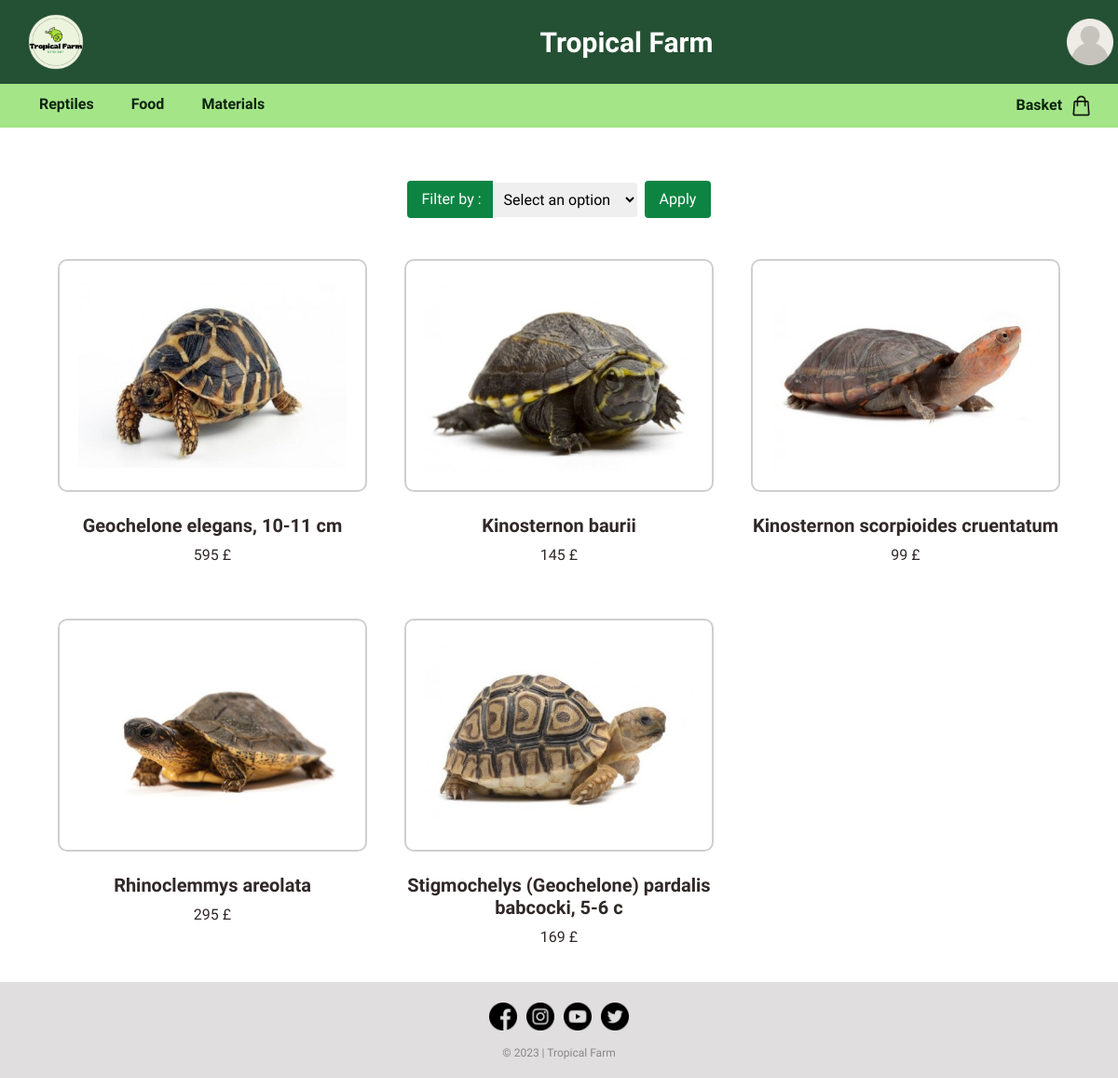
Page /turtles.php on the committed database.
### tables this page shows
CREATE TABLE IF NOT EXISTS `item` (
  `iditem` int NOT NULL AUTO_INCREMENT,
  `name` varchar(50) NOT NULL,
  `category` varchar(50) NOT NULL,
  `second_category` varchar(50) NOT NULL,
  `description` varchar(1000) NOT NULL,
  `photo` varchar(50) NOT NULL,
  `price` int NOT NULL,
  `stock` varchar(50) NOT NULL,
  `sell` varchar(50) DEFAULT NULL,
  `auction` varchar(50) DEFAULT NULL,
  `trade` varchar(50) DEFAULT NULL,
  PRIMARY KEY (`iditem`)
);

### turtles.php (the view, shortened to what this page needs)
<!DOCTYPE html>
<html>
<head>
<link href="https://cdn.jsdelivr.net/npm/bootstrap@5.3.0/dist/css/bootstrap.min.css" rel="stylesheet">
<link href="style.css" rel="stylesheet" type="text/css"/>
</head>
<body>
  <div class="headnav">
<?php
if(!isset($_SESSION["photo"])){
  $imageURL = "image/user.png";
}
else{
$imageURL = "image/" . $_SESSION["photo"];
}
?>
      <?php if(isset($_SESSION["role"])){ echo '<header style="background-color: ' . $_SESSION["background"] . ';">'; }
            else{echo '<header>';}?>
            <div class="logo">
              <img src="image\logo.png" alt="Logo">
            </div>
            <div class="titre"><a href="http://localhost:80/Tropical-Farm/index.php" class="titre">Tropical Farm</a></div>
            <div class="dropdown">
              <a href="http://localhost:80/Tropical-Farm/login.php" class="dropdown-btn"><img src="<?php echo $imageURL; ?>" width="50px" height="50px"></a>
            </div>
          </header>
    <nav>
      <ul class="categories">
        <li>
          <a href="#">Reptiles</a>
        </li>
        <li>
          <a href="#">Food</a>
        </li>
        <li>
          <a href="#">Materials</a>
        </li>
      </ul>
      <div class="panier">
        <a href="http://localhost:80/Tropical-Farm/basket.php"><b>Basket &nbsp</b><img src="image/shopping-bag.png"></a>
      </div>
    </nav>
    </div>
  <br><br><br><br><br><br>
<form class="formfiltre" method="GET">
  <label for="filter">&nbsp;Filter by :</label>
  <select name="filter" id="filter">
    <option class="optionfiltre" value="null">Select an option</option>
  </select>
  <input class="filtre" type="submit" value="Apply">
</form>
<br>
<div class="container">
<?php
$serveur = "localhost";
$utilisateur = "root";
$motDePasse = "";
$baseDeDonnees = "tropicalfarm";
$connexion = mysqli_connect($serveur, $utilisateur, $motDePasse, $baseDeDonnees);
$condition1 = "category = 'reptiles'";
$condition2 = "second_category = 'turtles'";
if (isset($_GET['filter'])) {
  $filter = $_GET['filter'];
if($filter == 'asc'){
  $query = "SELECT * FROM item WHERE $condition1 and $condition2 ORDER BY price ASC";
  $resultat = mysqli_query($connexion, $query);
}
elseif($filter == 'desc'){
  $query = "SELECT * FROM item WHERE $condition1 and $condition2 ORDER BY price DESC";
  $resultat = mysqli_query($connexion, $query);
}
elseif($filter == 'null'){
  $query = "SELECT * FROM item WHERE $condition1 and $condition2";
  $resultat = mysqli_query($connexion, $query);
}
}
else{
  $query = "SELECT * FROM item WHERE $condition1 and $condition2";
  $resultat = mysqli_query($connexion, $query);
}
while ($row = mysqli_fetch_assoc($resultat)) {
  $iditem = $row['iditem'];
  echo '<div class="item">';
  echo "<a href='http://localhost:80/Tropical-Farm/item.php?iditem=$iditem'><img src= image/". $row['photo'] ." alt='Image' /><br></a>";
  echo "<center><h5><b>" . $row['name'] . "</b></h5>";
  echo "<p>" .$row['price'] . "  £</p></center>";
  echo "</div>";
}
?>
</div>
<footer>
  <div class="footer-section">
    <a href="https://www.facebook.com/pages/category/supermarket/Tesco-Superstore-440818089460778/" target="_blank"><img src="image/facebook (1).png"></a>
    <a href="https://www.instagram.com/tescofood/?hl=fr" target="_blank"><img src="image/instagram (2).png"></a>
    <a href="https://www.youtube.com/tesco" target="_blank"><img src="image/youtube.png"></a>
    <a href="https://twitter (1).com/Tesco" target="_blank"><img src="image/twitter (1).png"></a>
</div>
  <div class="footer-bottom">
    <p>&copy; 2023 | Tropical Farm</p>
  </div>
</footer>
</body>
</html>

### style.css (style rules this page uses)
body { font-family: 'Didact Gothic', sans-serif; }
.headnav { position: fixed; top: 0; width: 100%; z-index: 9999; }
header { display: flex; align-items: center; justify-content: space-between; background-color: #245033; padding: 5px; }
.logo img { width: 80px; height: 80px; margin-left: 15px; margin-right: 100px; }
.titre { color: #ffffff; font-size: 30px; font-weight: bold; text-decoration: none; }
nav { background-color: #9de37eeb; padding: 5px; display: flex; align-items: center; }
nav .categories { list-style-type: none; display: flex; gap: 40px; margin-top: 5px; margin-bottom: 8px; margin-left: 5Px; }
nav .categories li a { color: #0d2410; text-decoration: none; font-size: 16px; font-weight: bold; }
nav .categories li { position: relative; }
nav .panier { position: absolute; right: 2%; }
nav .panier img { width: 25px; height: 25px; }
nav .panier a { color: #0d2410; text-decoration: none; font-weight: bold; margin-right: 3px; }
.container { display: grid; grid-template-columns: repeat(3,1fr); justify-content: space-between; }
footer { background-color: #e0dede; padding: 2px; }
.footer-section { margin-top: 15px; margin-bottom: 10px; display: flex; justify-content: center; align-items: center; }
.footer-bottom { text-align: center; color: #888888; font-size: 12px; }
.footer-section img { width: 30px; height: 30px; margin: 5px; }
.item { flex-basis: 25%; color: rgb(49, 40, 40); padding: 20px; }
.item img { border: 2px solid; border-radius: 10px; border-color: rgb(207, 207, 207); display: block; display: block; max-width: 100%; padding: 20px; width: 400px; height: 250px; }
.formfiltre { display: flex; align-items: center; justify-content: center; margin-top: 50px; }
.formfiltre label { color: #ffffff; background-color: rgb(14, 132, 67); padding: 8px 12px; border-radius: 4px 0 0 4px; }
.formfiltre select { padding: 8px; border-radius: 0 4px 4px 0; border: none; }
.filtre { margin-left: 8px; padding: 8px 16px; background-color: rgb(14, 132, 67); color: #ffffff; border: none; border-radius: 4px; cursor: pointer; }
.optionfiltre { background-color: #ffffff; color: #000000; }

### rows in the picture
item: photo (picture), name "Geochelone elegans, 10-11 cm", price "595"
item: photo (picture), name "Kinosternon baurii", price "145"
item: photo (picture), name "Kinosternon scorpioides cruentatum", price "99"
item: photo (picture), name "Rhinoclemmys areolata", price "295"
item: photo (picture), name "Stigmochelys (Geochelone) pardalis babcocki, 5-6 c", price "169"
